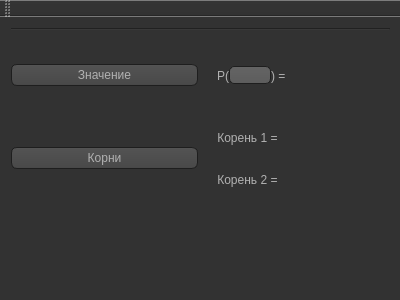
<?xml version="1.0" encoding="UTF-8"?>
<ui version="4.0">
 <class>MainWindow</class>
 <widget class="QMainWindow" name="MainWindow">
  <property name="geometry">
   <rect>
    <x>0</x>
    <y>0</y>
    <width>400</width>
    <height>300</height>
   </rect>
  </property>
  <property name="windowTitle">
   <string>Лабораторная работа по ООП №1</string>
  </property>
  <property name="styleSheet">
   <string notr="true">QToolTip
{
     border: 1px solid black;
     background-color: #ffa02f;
     padding: 1px;
     border-radius: 3px;
     opacity: 100;
}

QWidget
{
    color: #b1b1b1;
    background-color: #323232;
}

QWidget:item:hover
{
    background-color: QLinearGradient( x1: 0, y1: 0, x2: 0, y2: 1, stop: 0 #ffa02f, stop: 1 #ca0619);
    color: #000000;
}

QWidget:item:selected
{
    background-color: QLinearGradient( x1: 0, y1: 0, x2: 0, y2: 1, stop: 0 #ffa02f, stop: 1 #d7801a);
}

QMenuBar::item
{
    background: transparent;
}

QMenuBar::item:selected
{
    background: transparent;
    border: 1px solid #ffaa00;
}

QMenuBar::item:pressed
{
    background: #444;
    border: 1px solid #000;
    background-color: QLinearGradient(
        x1:0, y1:0,
        x2:0, y2:1,
        stop:1 #212121,
        stop:0.4 #343434/*,
        stop:0.2 #343434,
        stop:0.1 #ffaa00*/
    );
    margin-bottom:-1px;
    padding-bottom:1px;
}

QMenu
{
    border: 1px solid #000;
}

QMenu::item
{
    padding: 2px 20px 2px 20px;
}

QMenu::item:selected
{
    color: #000000;
}

QWidget:disabled
{
    color: #404040;
    background-color: #323232;
}

QAbstractItemView
{
    background-color: QLinearGradient( x1: 0, y1: 0, x2: 0, y2: 1, stop: 0 #4d4d4d, stop: 0.1 #646464, stop: 1 #5d5d5d);
}

QWidget:focus
{
    /*border: 2px solid QLinearGradient( x1: 0, y1: 0, x2: 0, y2: 1, stop: 0 #ffa02f, stop: 1 #d7801a);*/
}

QLineEdit
{
    background-color: QLinearGradient( x1: 0, y1: 0, x2: 0, y2: 1, stop: 0 #4d4d4d, stop: 0 #646464, stop: 1 #5d5d5d);
    padding: 1px;
    border-style: solid;
    border: 1px solid #1e1e1e;
    border-radius: 5;
}

QPushButton
{
    color: #b1b1b1;
    background-color: QLinearGradient( x1: 0, y1: 0, x2: 0, y2: 1, stop: 0 #565656, stop: 0.1 #525252, stop: 0.5 #4e4e4e, stop: 0.9 #4a4a4a, stop: 1 #464646);
    border-width: 1px;
    border-color: #1e1e1e;
    border-style: solid;
    border-radius: 6;
    padding: 3px;
    font-size: 12px;
    padding-left: 5px;
    padding-right: 5px;
}

QPushButton:pressed
{
    background-color: QLinearGradient( x1: 0, y1: 0, x2: 0, y2: 1, stop: 0 #2d2d2d, stop: 0.1 #2b2b2b, stop: 0.5 #292929, stop: 0.9 #282828, stop: 1 #252525);
}

QComboBox
{
    selection-background-color: #ffaa00;
    background-color: QLinearGradient( x1: 0, y1: 0, x2: 0, y2: 1, stop: 0 #565656, stop: 0.1 #525252, stop: 0.5 #4e4e4e, stop: 0.9 #4a4a4a, stop: 1 #464646);
    border-style: solid;
    border: 1px solid #1e1e1e;
    border-radius: 5;
}

QComboBox:hover,QPushButton:hover
{
    border: 2px solid QLinearGradient( x1: 0, y1: 0, x2: 0, y2: 1, stop: 0 #ffa02f, stop: 1 #d7801a);
}


QComboBox:on
{
    padding-top: 3px;
    padding-left: 4px;
    background-color: QLinearGradient( x1: 0, y1: 0, x2: 0, y2: 1, stop: 0 #2d2d2d, stop: 0.1 #2b2b2b, stop: 0.5 #292929, stop: 0.9 #282828, stop: 1 #252525);
    selection-background-color: #ffaa00;
}

QComboBox QAbstractItemView
{
    border: 2px solid darkgray;
    selection-background-color: QLinearGradient( x1: 0, y1: 0, x2: 0, y2: 1, stop: 0 #ffa02f, stop: 1 #d7801a);
}

QComboBox::drop-down
{
     subcontrol-origin: padding;
     subcontrol-position: top right;
     width: 15px;

     border-left-width: 0px;
     border-left-color: darkgray;
     border-left-style: solid; /* just a single line */
     border-top-right-radius: 3px; /* same radius as the QComboBox */
     border-bottom-right-radius: 3px;
 }

QComboBox::down-arrow
{
     image: url(:/down_arrow.png);
}

QGroupBox:focus
{
border: 2px solid QLinearGradient( x1: 0, y1: 0, x2: 0, y2: 1, stop: 0 #ffa02f, stop: 1 #d7801a);
}

QTextEdit:focus
{
    border: 2px solid QLinearGradient( x1: 0, y1: 0, x2: 0, y2: 1, stop: 0 #ffa02f, stop: 1 #d7801a);
}

QScrollBar:horizontal {
     border: 1px solid #222222;
     background: QLinearGradient( x1: 0, y1: 0, x2: 0, y2: 1, stop: 0.0 #121212, stop: 0.2 #282828, stop: 1 #484848);
     height: 7px;
     margin: 0px 16px 0 16px;
}

QScrollBar::handle:horizontal
{
      background: QLinearGradient( x1: 0, y1: 0, x2: 1, y2: 0, stop: 0 #ffa02f, stop: 0.5 #d7801a, stop: 1 #ffa02f);
      min-height: 20px;
      border-radius: 2px;
}

QScrollBar::add-line:horizontal {
      border: 1px solid #1b1b19;
      border-radius: 2px;
      background: QLinearGradient( x1: 0, y1: 0, x2: 1, y2: 0, stop: 0 #ffa02f, stop: 1 #d7801a);
      width: 14px;
      subcontrol-position: right;
      subcontrol-origin: margin;
}

QScrollBar::sub-line:horizontal {
      border: 1px solid #1b1b19;
      border-radius: 2px;
      background: QLinearGradient( x1: 0, y1: 0, x2: 1, y2: 0, stop: 0 #ffa02f, stop: 1 #d7801a);
      width: 14px;
     subcontrol-position: left;
     subcontrol-origin: margin;
}

QScrollBar::right-arrow:horizontal, QScrollBar::left-arrow:horizontal
{
      border: 1px solid black;
      width: 1px;
      height: 1px;
      background: white;
}

QScrollBar::add-page:horizontal, QScrollBar::sub-page:horizontal
{
      background: none;
}

QScrollBar:vertical
{
      background: QLinearGradient( x1: 0, y1: 0, x2: 1, y2: 0, stop: 0.0 #121212, stop: 0.2 #282828, stop: 1 #484848);
      width: 7px;
      margin: 16px 0 16px 0;
      border: 1px solid #222222;
}

QScrollBar::handle:vertical
{
      background: QLinearGradient( x1: 0, y1: 0, x2: 0, y2: 1, stop: 0 #ffa02f, stop: 0.5 #d7801a, stop: 1 #ffa02f);
      min-height: 20px;
      border-radius: 2px;
}

QScrollBar::add-line:vertical
{
      border: 1px solid #1b1b19;
      border-radius: 2px;
      background: QLinearGradient( x1: 0, y1: 0, x2: 0, y2: 1, stop: 0 #ffa02f, stop: 1 #d7801a);
      height: 14px;
      subcontrol-position: bottom;
      subcontrol-origin: margin;
}

QScrollBar::sub-line:vertical
{
      border: 1px solid #1b1b19;
      border-radius: 2px;
      background: QLinearGradient( x1: 0, y1: 0, x2: 0, y2: 1, stop: 0 #d7801a, stop: 1 #ffa02f);
      height: 14px;
      subcontrol-position: top;
      subcontrol-origin: margin;
}

QScrollBar::up-arrow:vertical, QScrollBar::down-arrow:vertical
{
      border: 1px solid black;
      width: 1px;
      height: 1px;
      background: white;
}


QScrollBar::add-page:vertical, QScrollBar::sub-page:vertical
{
      background: none;
}

QTextEdit
{
    background-color: #242424;
}

QPlainTextEdit
{
    background-color: #242424;
}

QHeaderView::section
{
    background-color: QLinearGradient(x1:0, y1:0, x2:0, y2:1, stop:0 #616161, stop: 0.5 #505050, stop: 0.6 #434343, stop:1 #656565);
    color: white;
    padding-left: 4px;
    border: 1px solid #6c6c6c;
}

QCheckBox:disabled
{
color: #414141;
}

QDockWidget::title
{
    text-align: center;
    spacing: 3px; /* spacing between items in the tool bar */
    background-color: QLinearGradient(x1:0, y1:0, x2:0, y2:1, stop:0 #323232, stop: 0.5 #242424, stop:1 #323232);
}

QDockWidget::close-button, QDockWidget::float-button
{
    text-align: center;
    spacing: 1px; /* spacing between items in the tool bar */
    background-color: QLinearGradient(x1:0, y1:0, x2:0, y2:1, stop:0 #323232, stop: 0.5 #242424, stop:1 #323232);
}

QDockWidget::close-button:hover, QDockWidget::float-button:hover
{
    background: #242424;
}

QDockWidget::close-button:pressed, QDockWidget::float-button:pressed
{
    padding: 1px -1px -1px 1px;
}

QMainWindow::separator
{
    background-color: QLinearGradient(x1:0, y1:0, x2:0, y2:1, stop:0 #161616, stop: 0.5 #151515, stop: 0.6 #212121, stop:1 #343434);
    color: white;
    padding-left: 4px;
    border: 1px solid #4c4c4c;
    spacing: 3px; /* spacing between items in the tool bar */
}

QMainWindow::separator:hover
{

    background-color: QLinearGradient(x1:0, y1:0, x2:0, y2:1, stop:0 #d7801a, stop:0.5 #b56c17 stop:1 #ffa02f);
    color: white;
    padding-left: 4px;
    border: 1px solid #6c6c6c;
    spacing: 3px; /* spacing between items in the tool bar */
}

QToolBar::handle
{
     spacing: 3px; /* spacing between items in the tool bar */
     background: url(:/images/handle.png);
}

QMenu::separator
{
    height: 2px;
    background-color: QLinearGradient(x1:0, y1:0, x2:0, y2:1, stop:0 #161616, stop: 0.5 #151515, stop: 0.6 #212121, stop:1 #343434);
    color: white;
    padding-left: 4px;
    margin-left: 10px;
    margin-right: 5px;
}

QProgressBar
{
    border: 2px solid grey;
    border-radius: 5px;
    text-align: center;
}

QProgressBar::chunk
{
    background-color: #d7801a;
    width: 2.15px;
    margin: 0.5px;
}

QTabBar::tab {
    color: #b1b1b1;
    border: 1px solid #444;
    border-bottom-style: none;
    background-color: #323232;
    padding-left: 10px;
    padding-right: 10px;
    padding-top: 3px;
    padding-bottom: 2px;
    margin-right: -1px;
}

QTabWidget::pane {
    border: 1px solid #444;
    top: 1px;
}

QTabBar::tab:last
{
    margin-right: 0; /* the last selected tab has nothing to overlap with on the right */
    border-top-right-radius: 3px;
}

QTabBar::tab:first:!selected
{
 margin-left: 0px; /* the last selected tab has nothing to overlap with on the right */


    border-top-left-radius: 3px;
}

QTabBar::tab:!selected
{
    color: #b1b1b1;
    border-bottom-style: solid;
    margin-top: 3px;
    background-color: QLinearGradient(x1:0, y1:0, x2:0, y2:1, stop:1 #212121, stop:.4 #343434);
}

QTabBar::tab:selected
{
    border-top-left-radius: 3px;
    border-top-right-radius: 3px;
    margin-bottom: 0px;
}

QTabBar::tab:!selected:hover
{
    /*border-top: 2px solid #ffaa00;
    padding-bottom: 3px;*/
    border-top-left-radius: 3px;
    border-top-right-radius: 3px;
    background-color: QLinearGradient(x1:0, y1:0, x2:0, y2:1, stop:1 #212121, stop:0.4 #343434, stop:0.2 #343434, stop:0.1 #ffaa00);
}

QRadioButton::indicator:checked, QRadioButton::indicator:unchecked{
    color: #b1b1b1;
    background-color: #323232;
    border: 1px solid #b1b1b1;
    border-radius: 6px;
}

QRadioButton::indicator:checked
{
    background-color: qradialgradient(
        cx: 0.5, cy: 0.5,
        fx: 0.5, fy: 0.5,
        radius: 1.0,
        stop: 0.25 #ffaa00,
        stop: 0.3 #323232
    );
}

QCheckBox::indicator{
    color: #b1b1b1;
    background-color: #323232;
    border: 1px solid #b1b1b1;
    width: 9px;
    height: 9px;
}

QRadioButton::indicator
{
    border-radius: 6px;
}

QRadioButton::indicator:hover, QCheckBox::indicator:hover
{
    border: 1px solid #ffaa00;
}

QCheckBox::indicator:checked
{
    image:url(:/images/checkbox.png);
}

QCheckBox::indicator:disabled, QRadioButton::indicator:disabled
{
    border: 1px solid #444;
}
</string>
  </property>
  <widget class="QWidget" name="centralWidget">
   <widget class="QWidget" name="verticalLayoutWidget">
    <property name="geometry">
     <rect>
      <x>0</x>
      <y>0</y>
      <width>401</width>
      <height>191</height>
     </rect>
    </property>
    <layout class="QVBoxLayout" name="verticalLayout">
     <item>
      <layout class="QHBoxLayout" name="polynomLayout">
       <property name="leftMargin">
        <number>10</number>
       </property>
       <property name="rightMargin">
        <number>10</number>
       </property>
      </layout>
     </item>
     <item>
      <widget class="Line" name="line">
       <property name="orientation">
        <enum>Qt::Horizontal</enum>
       </property>
      </widget>
     </item>
     <item>
      <layout class="QHBoxLayout" name="valueLayout">
       <item>
        <widget class="QPushButton" name="btnCalculateValue">
         <property name="text">
          <string>Значение</string>
         </property>
        </widget>
       </item>
       <item>
        <layout class="QHBoxLayout" name="value1Layout">
         <property name="spacing">
          <number>0</number>
         </property>
         <item>
          <layout class="QHBoxLayout" name="labelValueLayout">
           <property name="spacing">
            <number>0</number>
           </property>
           <property name="sizeConstraint">
            <enum>QLayout::SetNoConstraint</enum>
           </property>
           <property name="leftMargin">
            <number>0</number>
           </property>
           <property name="topMargin">
            <number>0</number>
           </property>
           <property name="rightMargin">
            <number>0</number>
           </property>
           <item>
            <widget class="QLabel" name="labelValueText1">
             <property name="sizePolicy">
              <sizepolicy hsizetype="Fixed" vsizetype="Preferred">
               <horstretch>0</horstretch>
               <verstretch>0</verstretch>
              </sizepolicy>
             </property>
             <property name="styleSheet">
              <string notr="true">#labelValueText1{}</string>
             </property>
             <property name="text">
              <string>P(</string>
             </property>
             <property name="indent">
              <number>13</number>
             </property>
            </widget>
           </item>
           <item>
            <widget class="QLineEdit" name="leValue">
             <property name="enabled">
              <bool>true</bool>
             </property>
             <property name="sizePolicy">
              <sizepolicy hsizetype="Fixed" vsizetype="Fixed">
               <horstretch>0</horstretch>
               <verstretch>0</verstretch>
              </sizepolicy>
             </property>
             <property name="baseSize">
              <size>
               <width>10</width>
               <height>0</height>
              </size>
             </property>
             <property name="styleSheet">
              <string notr="true">#leValue{
width:40;
 padding: 0px;margin:0px;}</string>
             </property>
             <property name="text">
              <string/>
             </property>
            </widget>
           </item>
           <item>
            <widget class="QLabel" name="labelValueText2">
             <property name="text">
              <string>) =</string>
             </property>
            </widget>
           </item>
          </layout>
         </item>
         <item>
          <widget class="QLabel" name="labelValue">
           <property name="text">
            <string/>
           </property>
          </widget>
         </item>
        </layout>
       </item>
      </layout>
     </item>
     <item>
      <layout class="QHBoxLayout" name="rootsLayout">
       <item>
        <widget class="QPushButton" name="btnCalculateRoot">
         <property name="text">
          <string>Корни</string>
         </property>
        </widget>
       </item>
       <item>
        <layout class="QVBoxLayout" name="verticalLayout_2">
         <item>
          <layout class="QHBoxLayout" name="root1Layout">
           <item>
            <widget class="QLabel" name="labelRootText1">
             <property name="text">
              <string>    Корень 1 =</string>
             </property>
            </widget>
           </item>
           <item>
            <widget class="QLabel" name="labelRoot1">
             <property name="text">
              <string/>
             </property>
            </widget>
           </item>
          </layout>
         </item>
         <item>
          <layout class="QHBoxLayout" name="root2Layout">
           <item>
            <widget class="QLabel" name="labelRootText2">
             <property name="text">
              <string>    Корень 2 =</string>
             </property>
            </widget>
           </item>
           <item>
            <widget class="QLabel" name="labelRoot2">
             <property name="text">
              <string/>
             </property>
            </widget>
           </item>
          </layout>
         </item>
        </layout>
       </item>
      </layout>
     </item>
    </layout>
   </widget>
  </widget>
  <widget class="QMenuBar" name="menuBar">
   <property name="geometry">
    <rect>
     <x>0</x>
     <y>0</y>
     <width>400</width>
     <height>19</height>
    </rect>
   </property>
  </widget>
  <widget class="QToolBar" name="mainToolBar">
   <attribute name="toolBarArea">
    <enum>TopToolBarArea</enum>
   </attribute>
   <attribute name="toolBarBreak">
    <bool>false</bool>
   </attribute>
  </widget>
  <widget class="QStatusBar" name="statusBar"/>
 </widget>
 <layoutdefault spacing="6" margin="11"/>
 <resources/>
 <connections>
  <connection>
   <sender>btnCalculateValue</sender>
   <signal>clicked()</signal>
   <receiver>MainWindow</receiver>
   <slot>calculateValue()</slot>
   <hints>
    <hint type="sourcelabel">
     <x>9</x>
     <y>146</y>
    </hint>
    <hint type="destinationlabel">
     <x>13</x>
     <y>158</y>
    </hint>
   </hints>
  </connection>
  <connection>
   <sender>btnCalculateRoot</sender>
   <signal>clicked()</signal>
   <receiver>MainWindow</receiver>
   <slot>calculateRoots()</slot>
   <hints>
    <hint type="sourcelabel">
     <x>190</x>
     <y>208</y>
    </hint>
    <hint type="destinationlabel">
     <x>171</x>
     <y>219</y>
    </hint>
   </hints>
  </connection>
 </connections>
 <slots>
  <slot>calculateValue()</slot>
  <slot>calculateRoots()</slot>
 </slots>
</ui>
